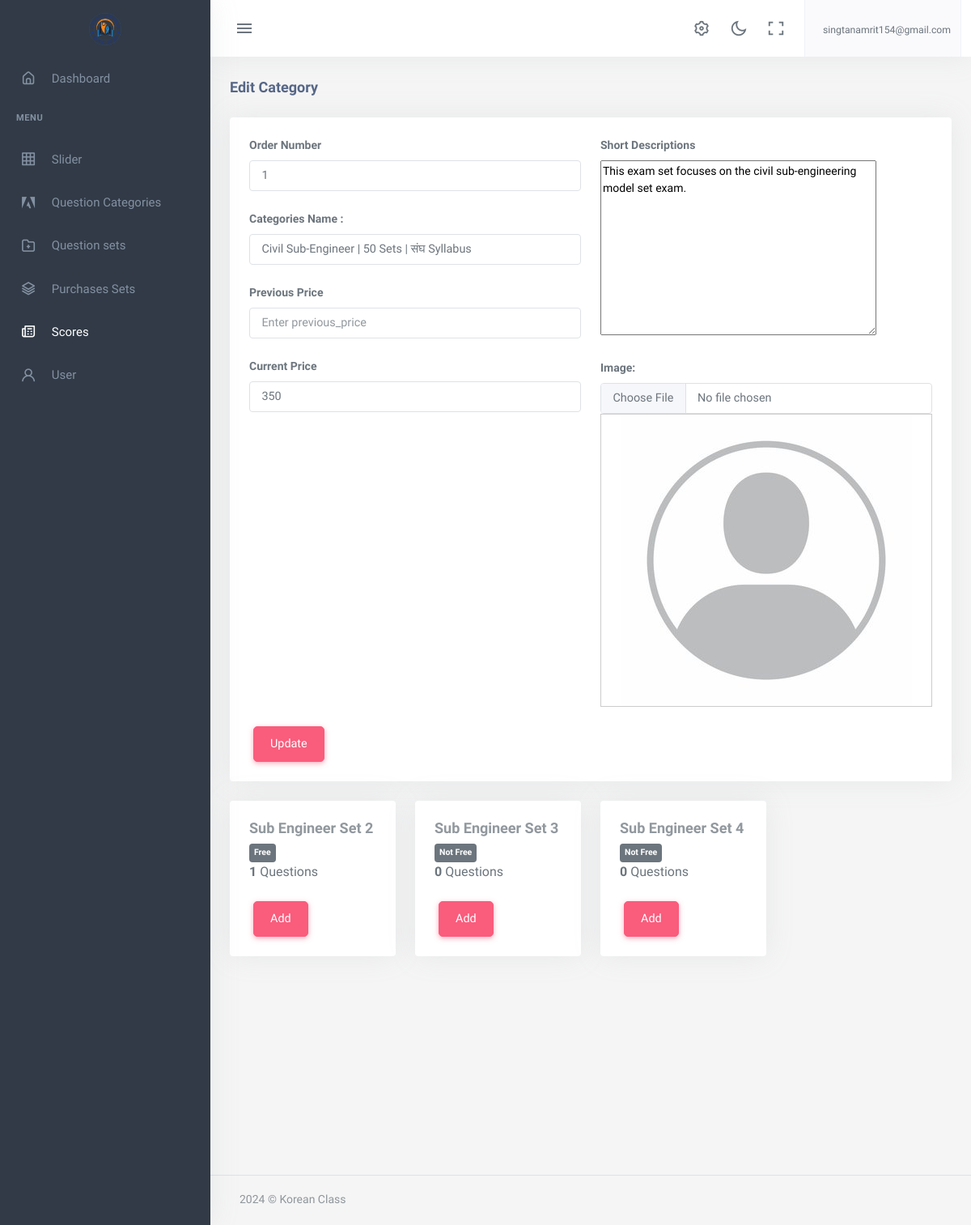
The app's page /dashboard/edit_Categories/1/ (signed in) with its own data.
### account/models.py (models this page shows, shortened)
class User(AbstractBaseUser):
  email = models.EmailField(
      verbose_name='Email',
      max_length=255,
      unique=True,
  )
  name = models.CharField(max_length=200)
  is_user = models.BooleanField(default=True)
  is_admin = models.BooleanField(default=False)
  phone_No = models.CharField(max_length=150, null=True, blank=True)
  avatar = models.ImageField(upload_to="avatarimage/", null=True, blank=True)
  created_at = models.DateTimeField(auto_now_add=True)
  updated_at = models.DateTimeField(auto_now=True)
  objects = UserManager()
  USERNAME_FIELD = 'email'
  REQUIRED_FIELDS = ['name','phone_No']

### app/models.py (models this page shows, shortened)
class Categories(models.Model):
    categories_name = models.CharField(max_length=500)
    image = models.ImageField(upload_to='categoriesimage/')
    order_number = models.IntegerField()
    previous_price = models.IntegerField(null=True, blank=True)
    current_price = models.IntegerField()
    short_descriptions = models.TextField()
    categories_slug = AutoSlugField(populate_from='categories_name', unique=True, default=None)
    class Meta:
        verbose_name = "Question Bank"
        verbose_name_plural = "Question Bank's"
        ordering = ['-order_number']

class QuestionSets(models.Model):
    categorie = models.ForeignKey(Categories, on_delete=models.CASCADE, related_name='question_sets')
    set_name = models.CharField(max_length=300)
    order_number = models.IntegerField()
    is_free = models.BooleanField()
    questions_set_slug = AutoSlugField(populate_from='set_name', unique=True, default=None)
    class Meta:
        verbose_name = "Question Set"
        verbose_name_plural = "Question Sets"
        ordering = ['order_number']

### app2/decorators.py (the view)
    def wrapper_fun(request, *args, **kwargs):
        if request.user.is_authenticated:
            return view_fun(request, *args, **kwargs)
        else:
            messages.warning(request,"Login required...")
            return redirect('dashboard:login')

### app2/forms.py
class CategoriesForm(forms.ModelForm):
    class Meta:
        model = Categories
        fields = '__all__'

### app2/templates/app2/create_Categories.html (shortened to what this page needs)
{% extends 'app2/base.html' %}
{% load static %}
{% block body %}
            <div class="content-page">
                <div class="content">
                    <div class="container-fluid">
                        <div class="row">
                            <div class="col-12">
                                <div class="page-title-box">
                                    <h4 class="page-title">{% if instance %}Edit Category{% else %}Add Category{% endif %}
                                    </h4>
                                </div>
                            </div>
                        </div>
                        <form method="post" enctype="multipart/form-data" action="{% if instance %}{% url 'dashboard:edit_Categories'  instance.id %}{% else %}{% url 'dashboard:add_Categories' %}{% endif %}">
                        <div class="row">
                            <div class="col-12">
                                <div class="card">
                                    <div class="card-body">
                                        <div class="row">
                                            <div class="col-xl-6">
                                                <div class="mb-3">
                                                    <label for="{{ form.order_number.id_for_label }}" class="form-label">Order Number </label>
                                                    <input type="number" name="{{ form.order_number.name }}" id="{{ form.order_number.id_for_label }}" class="form-control"
                                                           value="{% if instance %}{{ instance.order_number }}{% endif %}" placeholder="Enter order_number" required>
                                                </div>
                                                <div class="mb-3 mt-3 mt-xl-0">
                                                    <label for="{{ form.categories_name.id_for_label }}" class="form-label">Categories Name :</label>
                                                    <input type="text" name="{{ form.categories_name.name }}"  value="{% if instance %}{{ instance.categories_name }}{% endif %}"  id="{{ form.categories_name.id_for_label }}" class="form-control custom-class" required>
                                                </div>
                                                <div class="mb-3">
                                                    <label for="{{ form.previous_price.id_for_label }}" class="form-label">Previous Price </label>
                                                    <input type="number" name="{{ form.previous_price.name }}" id="{{ form.previous_price.id_for_label }}" class="form-control"
                                                           value="{% if instance %}{{ instance.previous_price }}{% endif %}" placeholder="Enter previous_price">
                                                </div>
                                                <div class="mb-3">
                                                    <label for="{{ form.current_price.id_for_label }}" class="form-label">Current Price </label>
                                                    <input type="number" name="{{ form.current_price.name }}" id="{{ form.current_price.id_for_label }}" class="form-control"
                                                           value="{% if instance %}{{ instance.current_price }}{% endif %}" placeholder="Enter current_price"required>
                                                </div>
                                            </div>
                                                <div class="col-xl-6">
                                                    <div class="mb-3">
                                                        <label for="{{ form.short_descriptions.id_for_label }}" class="form-label">Short Descriptions </label>
                                                        {{form.short_descriptions}}
                                                    </div>
                                                    <div class="mb-3 mt-3 mt-xl-0 " >
                                                        <label for="{{ form.image.id_for_label }}" class="form-label">Image:</label>
                                                        <input type="file" name="{{ form.image.name }}" id="{{ form.image.id_for_label }}" class=" img-fluid form-control custom-class" {% if not instance %}required{% endif %} onchange="showPreview(this);">
                                                        <div id="imageContainer" style="width:auto">
                                                            <img id="imagePreview" class="img-fluid" src="{% if instance %}{{ instance.image.url }}{% endif %}" alt="">
                                                        </div>
                                                    </div>
                                            </div>
                                            <div class="col-auto">
                                            {% if instance %}
                                                <button type="submit" class="btn btn-danger chat-send waves-effect waves-light">Update</button>
                                            {% else %}
                                                <button type="submit" class="btn btn-danger chat-send waves-effect waves-light">Add</button>
                                            {% endif %}
                                            </div>
                                        </div>
                                </div>
                            </div>
                        </div>
                    </form>
                    </div>
                    <div class="row">
                        {% for sets in  related_sets%}
                        <div class="col-md-3 col-xxl-3">
                            <div class="card d-block">
                                <div class="card-body position-relative">
                                    <h4 class="mt-0">
                                        <a href="{% url 'dashboard:add_question' %}" class="text-title">{{sets.set_name}}</a>
                                    </h4>
                                        <div class="badge text-bg-secondary p-1">
                                            {% if sets.is_free == True %}
                                                Free
                                            {% else %}
                                                Not Free
                                            {% endif %}
                                        </div>
                                    <p class="mb-3">
                                        <span class="pe-2 text-nowrap">
                                            <b>{{sets.question_set_name.all.count}}</b> Questions
                                        </span>
                                    </p>
                                    <div class="col-auto mt-3">
                                            <button type="submit" class="btn btn-danger chat-send waves-effect waves-light">Add</button>
                                        </div>
                                </div>
                            </div>
                        </div>
                        {% endfor %}
                    </div>
                </div>
       {%endblock%}

### app2/templates/app2/base.html (shortened to what this page needs)
{% load static %}
<!DOCTYPE html>
<html lang="en">
    <head>
        <link rel="stylesheet" href="{% static 'app2/assets/vendor/jquery-toast-plugin/jquery.toast.min.css'%}">
        <link href="{% static 'app2/assets/css/app-saas.min.css'%}" rel="stylesheet" type="text/css" id="app-style" />
        <link href="{% static 'app2/assets/css/icons.min.css'%}" rel="stylesheet" type="text/css" />
        <link href="{% static 'app2/assets/vendor/bootstrap-datepicker/css/bootstrap-datepicker.min.css'%}" rel="stylesheet" type="text/css" />
        <link href="{% static 'app2/assets/vendor/select2/css/select2.min.css'%}" rel="stylesheet" type="text/css" />
        <link href="{% static 'app2/assets/vendor/datatables.net-bs5/css/dataTables.bootstrap5.min.css'%}" rel="stylesheet" type="text/css" />
        <link href="{% static 'app2/assets/vendor/datatables.net-responsive-bs5/css/responsive.bootstrap5.min.css'%}" rel="stylesheet" type="text/css" />
        <link href="{% static 'app2/assets/css/app-saas.min.css'%}" rel="stylesheet" type="text/css" id="app-style" />
        <link href="{% static 'app2/assets/css/icons.min.css'%}" rel="stylesheet" type="text/css" />
        <link href="https://cdn.jsdelivr.net/npm/summernote@0.8.16/dist/summernote-lite.min.css" rel="stylesheet">
    </head>
    <link rel="stylesheet" href="https://maxcdn.bootstrapcdn.com/font-awesome/4.7.0/css/font-awesome.min.css">
    <body>
        <div class="wrapper">
            <div class="navbar-custom">
                <div class="topbar container-fluid justify-content-between">
                    <div class="d-flex align-items-center  gap-lg-2 gap-1">
                        <button class="button-toggle-menu sm:float-end">
                            <i class="mdi mdi-menu"></i>
                        </button>
                    </div>
                    <ul class="topbar-menu d-flex align-items-center gap-3">
                        <li class="d-none d-sm-inline-block">
                            <a class="nav-link" data-bs-toggle="offcanvas" href="#theme-settings-offcanvas">
                                <i class="ri-settings-3-line font-22"></i>
                            </a>
                        </li>
                        <li class="d-none d-sm-inline-block">
                            <div class="nav-link" id="light-dark-mode" data-bs-toggle="tooltip" data-bs-placement="left" title="Theme Mode">
                                <i class="ri-moon-line font-22"></i>
                            </div>
                        </li>
                        <li class="d-none d-md-inline-block">
                            <a class="nav-link" href="#" data-toggle="fullscreen">
                                <i class="ri-fullscreen-line font-22"></i>
                            </a>
                        </li>
                        <li class="dropdown">
                            <a class="nav-link dropdown-toggle arrow-none nav-user px-2" data-bs-toggle="dropdown" href="#" role="button" aria-haspopup="false" aria-expanded="false">
                                <span class="d-lg-flex flex-column gap-1 d-none">
                                    <h6 class="my-0 fw-normal">{{request.user.email}}</h6>
                                </span>
                            </a>
                        </li>
                    </ul>
                </div>
            </div>
            <div class="leftside-menu">
                <a href="{% url 'dashboard:index' %}" class="logo logo-light">
                    <span class="logo-lg">
                        <img src="{% static 'app2/assets/logo.png' %}" alt="logo" style="height: 40px;">
                    </span>
                </a>
                <div class="h-100" id="leftside-menu-container" data-simplebar>
                    <ul class="side-nav">
                        <li class="side-nav-item">
                            <a href="{% url 'dashboard:index' %}" class="side-nav-link">
                                <i class="uil-home-alt"></i>
                                <span> Dashboard </span>
                            </a>
                        </li>
                        <li class="side-nav-title">Menu</li>
                        <li class="side-nav-item">
                            <a  href="{% url 'dashboard:slider' %}" class="side-nav-link">
                                <i class="uil-table"></i>
                                <span> Slider </span>
                            </a>
                        </li>
                        <li class="side-nav-item">
                            <a href="{% url 'dashboard:categorie' %}" class="side-nav-link">
                                <i class="uil-adobe"></i>
                                <span> Question Categories </span>
                            </a>
                        </li>
                        <li class="side-nav-item">
                            <a href="{% url 'dashboard:questionSets' %}" class="side-nav-link">
                                <i class="uil-folder-plus"></i>
                                <span> Question sets </span>
                            </a>
                        </li>
                        <li class="side-nav-item">
                            <a href="{% url 'dashboard:purchases' %}" class="side-nav-link">
                                <i class="uil-layer-group"></i>
                                <span> Purchases Sets </span>
                            </a>
                        </li>
                        <li class="side-nav-item">
                            <a href="" class="side-nav-link">
                                <i class="uil-newspaper"></i>
                                <span> Scores</span>
                            </a>
                        </li>
                        <li class="side-nav-item">
                            <a href="{% url 'dashboard:user' %}" class="side-nav-link">
                                <i class="uil-user"></i>
                                <span> User </span>
                            </a>
                        </li>
                    </ul>
                </div>
            </div>
  {% block body %}
  {% endblock  %}
        <footer class="footer">
            <div class="container-fluid">
                <div class="row">
                    <div class="col-md-6">
                        <script>document.write(new Date().getFullYear())</script> © Korean Class
                    </div>
                    <div class="col-md-6">
                    </div>
                </div>
            </div>
        </footer>
    </div>
    </div>
                        </body>
                        </html>

### app2/templates/app2/base.html (style rules this page uses)
p { font-size: 16px; margin-bottom: 20px; }
.btn { margin: 0 5px; padding: 10px 20px; border-radius: 5px; cursor: pointer; }
#imageContainer { max-width: 100%; max-height: 80%; border: 1px solid #ccc; display: flex; align-items: center; justify-content: center; overflow: hidden; }
#imagePreview { max-width: 100%; max-height: 100%; }

### records on screen
User: user.email "singtanamrit154@gmail.com"
Categories: order_number "1", categories_name "Civil Sub-Engineer | 50 Sets | संघ Syllabus", current_price "350", short_descriptions "This exam set focuses on the civil sub-engineering model set exam.", image (picture)
QuestionSets: set_name "Sub Engineer Set 2", is_free "Free", question_set_name.all.count "1"
QuestionSets: set_name "Sub Engineer Set 3", is_free "Not Free", question_set_name.all.count "0"
QuestionSets: set_name "Sub Engineer Set 4", is_free "Not Free", question_set_name.all.count "0"
